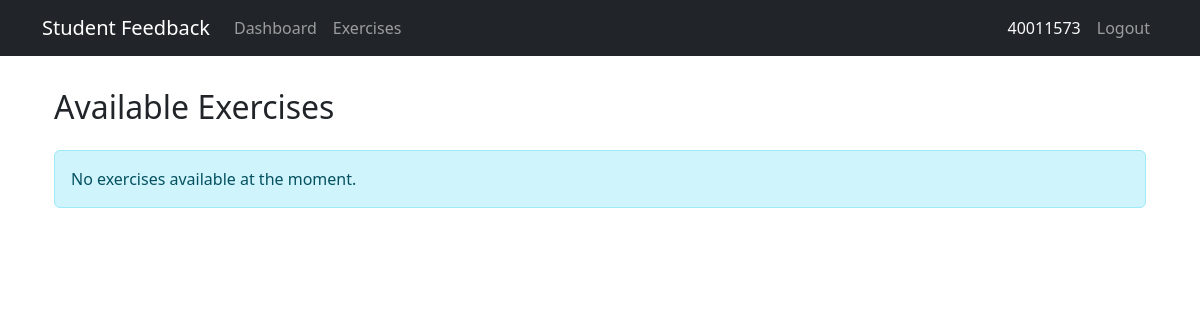
Page /feedback/list/ (signed in) on the earlier database version.
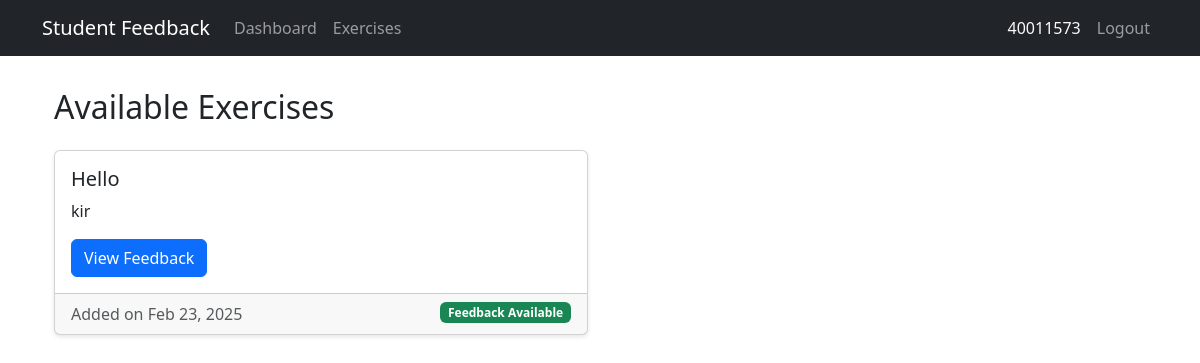
Same page on the later database version.
### students/models.py (models this page shows, shortened)
class Student(AbstractUser):
    university_number = models.CharField(max_length=20, unique=True)
    USERNAME_FIELD = 'university_number'
    REQUIRED_FIELDS = ['username', 'email']

### feedback/models.py (models this page shows, shortened)
class Exercise(models.Model):
    title = models.CharField(max_length=200)
    description = models.TextField()
    created_at = models.DateTimeField(auto_now_add=True)

### feedback/views.py (the view)
# urls.py: path('list/', views.exercise_list, name='exercise_list'),
@login_required
def exercise_list(request):
    exercises = Exercise.objects.all().order_by('-created_at')
    student_feedback = Feedback.objects.filter(student=request.user).values_list('exercise_id', flat=True)
    return render(request, 'feedback/exercise_list.html', {
        'exercises': exercises,
        'student_feedback': student_feedback
    })

### students/auth.py (called while the page is built)
    def get_user(self, user_id):
        UserModel = get_user_model()
        try:
            return UserModel.objects.get(pk=user_id)
        except UserModel.DoesNotExist:
            return None

### templates/feedback/exercise_list.html
{% extends "base.html" %}
{% block content %}
<div class="container">
    <div class="row">
        <div class="col-12">
            <h2>Available Exercises</h2>
            <div class="row mt-4">
                {% if exercises %}
                    {% for exercise in exercises %}
                        <div class="col-md-6 mb-4">
                            <div class="card h-100">
                                <div class="card-body">
                                    <h5 class="card-title">{{ exercise.title }}</h5>
                                    <p class="card-text">{{ exercise.description|truncatewords:30 }}</p>
                                    <a href="{% url 'exercise_detail' exercise.id %}" class="btn btn-primary">
                                        {% if exercise.id in student_feedback %}
                                            View Feedback
                                        {% else %}
                                            View Exercise
                                        {% endif %}
                                    </a>
                                </div>
                                <div class="card-footer text-muted">
                                    Added on {{ exercise.created_at|date:"M d, Y" }}
                                    {% if exercise.id in student_feedback %}
                                        <span class="badge bg-success float-end">Feedback Available</span>
                                    {% endif %}
                                </div>
                            </div>
                        </div>
                    {% endfor %}
                {% else %}
                    <div class="col-12">
                        <div class="alert alert-info">
                            No exercises available at the moment.
                        </div>
                    </div>
                {% endif %}
            </div>
        </div>
    </div>
</div>
{% endblock %}

### templates/base.html (shortened to what this page needs)
<!DOCTYPE html>
<html lang="en">
<head>
    <link href="https://cdn.jsdelivr.net/npm/bootstrap@5.3.2/dist/css/bootstrap.min.css" rel="stylesheet">
    {% load static %}
    <link href="{% static 'css/style.css' %}" rel="stylesheet">
</head>
<body>
    <nav class="navbar navbar-expand-lg navbar-dark bg-dark">
        <div class="container">
            <a class="navbar-brand" href="{% url 'dashboard' %}">Student Feedback</a>
            {% if user.is_authenticated %}
            <div class="collapse navbar-nav navbar-collapse" id="navbarNav">
                <ul class="navbar-nav me-auto">
                    <li class="nav-item">
                        <a class="nav-link" href="{% url 'dashboard' %}">Dashboard</a>
                    </li>
                    <li class="nav-item">
                        <a class="nav-link" href="{% url 'exercise_list' %}">Exercises</a>
                    </li>
                </ul>
                <div class="navbar-nav">
                    <span class="nav-item nav-link text-light">{{ user.university_number }}</span>
                    <a class="nav-item nav-link" href="{% url 'logout' %}">Logout</a>
                </div>
            </div>
            {% endif %}
        </div>
    </nav>
    <div class="container mt-4">
        {% block content %}
        {% endblock %}
    </div>
</body>
</html>

### static/css/style.css (style rules this page uses)
.navbar { margin-bottom: 2rem; }
.card { box-shadow: 0 2px 4px rgba(0, 0, 0, 0.1); }
.btn-primary { background-color: #0d6efd; border-color: #0d6efd; }

Differences in the rows shown:
added Exercise: title "Hello", description "kir", shows "View Feedback", created_at "Feb 23, 2025", shows "Feedback Available"
Other differences:
text no longer shown: "No exercises available at the moment."
